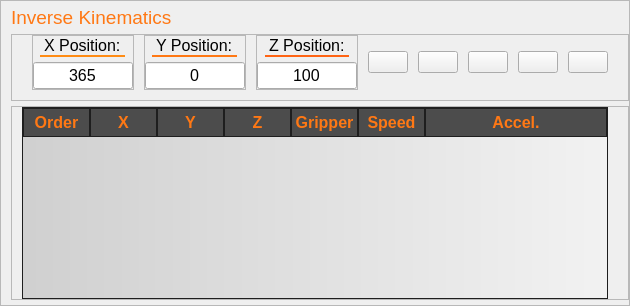
    <widget class="QFrame" name="bottomFrame">
     <property name="sizePolicy">
      <sizepolicy hsizetype="Preferred" vsizetype="Expanding">
       <horstretch>0</horstretch>
       <verstretch>0</verstretch>
      </sizepolicy>
     </property>
     <property name="styleSheet">
      <string notr="true">QFrame#bottomFrame{
background-color: rgba(55, 55, 55, 120);
}</string>
     </property>
     <property name="frameShape">
      <enum>QFrame::Shape::StyledPanel</enum>
     </property>
     <property name="frameShadow">
      <enum>QFrame::Shadow::Raised</enum>
     </property>
     <layout class="QVBoxLayout" name="verticalLayout_3">
      <property name="spacing">
       <number>5</number>
      </property>
      <property name="leftMargin">
       <number>10</number>
      </property>
      <property name="topMargin">
       <number>5</number>
      </property>
      <property name="rightMargin">
       <number>0</number>
      </property>
      <property name="bottomMargin">
       <number>5</number>
      </property>
      <item>
       <widget class="QLabel" name="inverseLabel">
        <property name="enabled">
         <bool>true</bool>
        </property>
        <property name="sizePolicy">
         <sizepolicy hsizetype="Fixed" vsizetype="Preferred">
          <horstretch>0</horstretch>
          <verstretch>0</verstretch>
         </sizepolicy>
        </property>
        <property name="font">
         <font>
          <family>Segoe UI</family>
          <pointsize>14</pointsize>
         </font>
        </property>
        <property name="styleSheet">
         <string notr="true">background-color: transparent;
color: rgb(255, 120, 20);</string>
        </property>
        <property name="text">
         <string>Inverse Kinematics</string>
        </property>
       </widget>
      </item>
      <item>
       <widget class="QFrame" name="positionsFrame">
        <property name="sizePolicy">
         <sizepolicy hsizetype="Preferred" vsizetype="Preferred">
          <horstretch>0</horstretch>
          <verstretch>0</verstretch>
         </sizepolicy>
        </property>
        <property name="styleSheet">
         <string notr="true">QLabel {
border-radius: 0px;
}</string>
        </property>
        <property name="frameShape">
         <enum>QFrame::Shape::StyledPanel</enum>
        </property>
        <property name="frameShadow">
         <enum>QFrame::Shadow::Raised</enum>
        </property>
        <layout class="QHBoxLayout" name="horizontalLayout_2">
         <property name="spacing">
          <number>10</number>
         </property>
         <property name="leftMargin">
          <number>20</number>
         </property>
         <property name="topMargin">
          <number>0</number>
         </property>
         <property name="rightMargin">
          <number>20</number>
         </property>
         <property name="bottomMargin">
          <number>10</number>
         </property>
         <item alignment="Qt::AlignmentFlag::AlignHCenter">
          <widget class="QFrame" name="xPositionFrame">
           <property name="frameShape">
            <enum>QFrame::Shape::StyledPanel</enum>
           </property>
           <property name="frameShadow">
            <enum>QFrame::Shadow::Raised</enum>
           </property>
           <layout class="QVBoxLayout" name="verticalLayout_9">
            <property name="spacing">
             <number>5</number>
            </property>
            <property name="leftMargin">
             <number>0</number>
            </property>
            <property name="topMargin">
             <number>0</number>
            </property>
            <property name="rightMargin">
             <number>0</number>
            </property>
            <property name="bottomMargin">
             <number>0</number>
            </property>
            <item alignment="Qt::AlignmentFlag::AlignHCenter">
             <widget class="QLabel" name="xPositionLabel">
              <property name="sizePolicy">
               <sizepolicy hsizetype="Fixed" vsizetype="Preferred">
                <horstretch>0</horstretch>
                <verstretch>0</verstretch>
               </sizepolicy>
              </property>
              <property name="font">
               <font>
                <pointsize>12</pointsize>
               </font>
              </property>
              <property name="styleSheet">
               <string notr="true">border-bottom: 2px solid rgb(255,140,20);</string>
              </property>
              <property name="text">
               <string>X Position:</string>
              </property>
             </widget>
            </item>
            <item>
             <widget class="QLineEdit" name="xPositionLineEdit">
              <property name="maximumSize">
               <size>
                <width>100</width>
                <height>16777215</height>
               </size>
              </property>
              <property name="font">
               <font>
                <pointsize>12</pointsize>
               </font>
              </property>
              <property name="toolTip">
               <string>Enter value from -365 to 365</string>
              </property>
              <property name="toolTipDuration">
               <number>2000</number>
              </property>
              <property name="text">
               <string>365</string>
              </property>
              <property name="maxLength">
               <number>4</number>
              </property>
              <property name="alignment">
               <set>Qt::AlignmentFlag::AlignCenter</set>
              </property>
              <property name="placeholderText">
               <string>X</string>
              </property>
             </widget>
            </item>
           </layout>
          </widget>
         </item>
         <item alignment="Qt::AlignmentFlag::AlignHCenter">
          <widget class="QFrame" name="yPositionFrame">
           <property name="frameShape">
            <enum>QFrame::Shape::StyledPanel</enum>
           </property>
           <property name="frameShadow">
            <enum>QFrame::Shadow::Raised</enum>
           </property>
           <layout class="QVBoxLayout" name="verticalLayout_10">
            <property name="spacing">
             <number>5</number>
            </property>
            <property name="leftMargin">
             <number>0</number>
            </property>
            <property name="topMargin">
             <number>0</number>
            </property>
            <property name="rightMargin">
             <number>0</number>
            </property>
            <property name="bottomMargin">
             <number>0</number>
            </property>
            <item alignment="Qt::AlignmentFlag::AlignHCenter">
             <widget class="QLabel" name="yPositionLabel">
              <property name="sizePolicy">
               <sizepolicy hsizetype="Fixed" vsizetype="Preferred">
                <horstretch>0</horstretch>
                <verstretch>0</verstretch>
               </sizepolicy>
              </property>
              <property name="font">
               <font>
                <pointsize>12</pointsize>
               </font>
              </property>
              <property name="styleSheet">
               <string notr="true">border-bottom: 2px solid rgb(255,120,20);</string>
              </property>
              <property name="text">
               <string>Y Position:</string>
              </property>
             </widget>
            </item>
            <item>
             <widget class="QLineEdit" name="yPositionLineEdit">
              <property name="maximumSize">
               <size>
                <width>100</width>
                <height>16777215</height>
               </size>
              </property>
              <property name="font">
               <font>
                <pointsize>12</pointsize>
               </font>
              </property>
              <property name="toolTip">
               <string>Enter value from -365 to 365</string>
              </property>
              <property name="toolTipDuration">
               <number>2000</number>
              </property>
              <property name="text">
               <string>0</string>
              </property>
              <property name="maxLength">
               <number>4</number>
              </property>
              <property name="alignment">
               <set>Qt::AlignmentFlag::AlignCenter</set>
              </property>
              <property name="placeholderText">
               <string>Y</string>
              </property>
             </widget>
            </item>
           </layout>
          </widget>
         </item>
         <item alignment="Qt::AlignmentFlag::AlignHCenter">
          <widget class="QFrame" name="zPositionFrame">
           <property name="frameShape">
            <enum>QFrame::Shape::StyledPanel</enum>
           </property>
           <property name="frameShadow">
            <enum>QFrame::Shadow::Raised</enum>
           </property>
           <layout class="QVBoxLayout" name="verticalLayout_12">
            <property name="spacing">
             <number>5</number>
            </property>
            <property name="leftMargin">
             <number>0</number>
            </property>
            <property name="topMargin">
             <number>0</number>
            </property>
            <property name="rightMargin">
             <number>0</number>
            </property>
            <property name="bottomMargin">
             <number>0</number>
            </property>
            <item alignment="Qt::AlignmentFlag::AlignHCenter">
             <widget class="QLabel" name="zPositionLabel">
              <property name="sizePolicy">
               <sizepolicy hsizetype="Fixed" vsizetype="Preferred">
                <horstretch>0</horstretch>
                <verstretch>0</verstretch>
               </sizepolicy>
              </property>
              <property name="font">
               <font>
                <pointsize>12</pointsize>
               </font>
              </property>
              <property name="styleSheet">
               <string notr="true">border-bottom: 2px solid rgb(255,100,20);</string>
              </property>
              <property name="text">
               <string>Z Position:</string>
              </property>
             </widget>
            </item>
            <item>
             <widget class="QLineEdit" name="zPositionLineEdit">
              <property name="maximumSize">
               <size>
                <width>100</width>
                <height>16777215</height>
               </size>
              </property>
              <property name="font">
               <font>
                <pointsize>12</pointsize>
               </font>
              </property>
              <property name="toolTip">
               <string>Enter value from 0 to 150</string>
              </property>
              <property name="toolTipDuration">
               <number>2000</number>
              </property>
              <property name="text">
               <string>100</string>
              </property>
              <property name="maxLength">
               <number>3</number>
              </property>
              <property name="alignment">
               <set>Qt::AlignmentFlag::AlignCenter</set>
              </property>
              <property name="placeholderText">
               <string>Z</string>
              </property>
             </widget>
            </item>
           </layout>
          </widget>
         </item>
         <item alignment="Qt::AlignmentFlag::AlignHCenter">
          <widget class="QPushButton" name="moveButton">
           <property name="toolTip">
            <string>Move to position</string>
           </property>
           <property name="toolTipDuration">
            <number>2000</number>
           </property>
           <property name="text">
            <string/>
           </property>
           <property name="icon">
            <iconset resource="resources.qrc">
             <normaloff>:/Icons/play.png</normaloff>:/Icons/play.png</iconset>
           </property>
           <property name="iconSize">
            <size>
             <width>30</width>
             <height>30</height>
            </size>
           </property>
          </widget>
         </item>
         <item alignment="Qt::AlignmentFlag::AlignHCenter">
          <widget class="QPushButton" name="homeButton">
           <property name="toolTip">
            <string>Move to home position</string>
           </property>
           <property name="toolTipDuration">
            <number>2000</number>
           </property>
           <property name="text">
            <string/>
           </property>
           <property name="icon">
            <iconset resource="resources.qrc">
             <normaloff>:/Icons/home.png</normaloff>:/Icons/home.png</iconset>
           </property>
           <property name="iconSize">
            <size>
             <width>30</width>
             <height>30</height>
            </size>
           </property>
          </widget>
         </item>
         <item alignment="Qt::AlignmentFlag::AlignHCenter">
          <widget class="QPushButton" name="loopButton">
           <property name="sizePolicy">
            <sizepolicy hsizetype="Expanding" vsizetype="Fixed">
             <horstretch>0</horstretch>
             <verstretch>0</verstretch>
            </sizepolicy>
           </property>
           <property name="toolTip">
            <string>Loop on selected positions</string>
           </property>
           <property name="toolTipDuration">
            <number>2000</number>
           </property>
           <property name="text">
            <string/>
           </property>
           <property name="icon">
            <iconset resource="resources.qrc">
             <normaloff>:/Icons/loop.png</normaloff>:/Icons/loop.png</iconset>
           </property>
           <property name="iconSize">
            <size>
             <width>30</width>
             <height>30</height>
            </size>
           </property>
          </widget>
         </item>
         <item alignment="Qt::AlignmentFlag::AlignHCenter">
          <widget class="QPushButton" name="saveButton">
           <property name="toolTip">
            <string>Save position</string>
           </property>
           <property name="toolTipDuration">
            <number>2000</number>
           </property>
           <property name="text">
            <string/>
           </property>
           <property name="icon">
            <iconset resource="resources.qrc">
             <normaloff>:/Icons/save.png</normaloff>:/Icons/save.png</iconset>
           </property>
           <property name="iconSize">
            <size>
             <width>30</width>
             <height>30</height>
            </size>
           </property>
          </widget>
         </item>
         <item alignment="Qt::AlignmentFlag::AlignHCenter">
          <widget class="QPushButton" name="clearButton">
           <property name="toolTip">
            <string>Clear all positions</string>
           </property>
           <property name="toolTipDuration">
            <number>2000</number>
           </property>
           <property name="text">
            <string/>
           </property>
           <property name="icon">
            <iconset resource="resources.qrc">
             <normaloff>:/Icons/clear.png</normaloff>:/Icons/clear.png</iconset>
           </property>
           <property name="iconSize">
            <size>
             <width>30</width>
             <height>30</height>
            </size>
           </property>
          </widget>
         </item>
        </layout>
       </widget>
      </item>
      <item>
       <widget class="QFrame" name="tableFrame">
        <property name="sizePolicy">
         <sizepolicy hsizetype="Preferred" vsizetype="Expanding">
          <horstretch>0</horstretch>
          <verstretch>0</verstretch>
         </sizepolicy>
        </property>
        <property name="frameShape">
         <enum>QFrame::Shape::StyledPanel</enum>
        </property>
        <property name="frameShadow">
         <enum>QFrame::Shadow::Raised</enum>
        </property>
        <layout class="QHBoxLayout" name="horizontalLayout_3">
         <property name="spacing">
          <number>10</number>
         </property>
         <property name="leftMargin">
          <number>10</number>
         </property>
         <property name="topMargin">
          <number>0</number>
         </property>
         <property name="rightMargin">
          <number>20</number>
         </property>
         <property name="bottomMargin">
          <number>0</number>
         </property>
         <item>
          <widget class="QTableWidget" name="positionsTable">
           <property name="font">
            <font>
             <family>Segoe UI</family>
             <pointsize>12</pointsize>
             <bold>false</bold>
            </font>
           </property>
           <property name="toolTip">
            <string>Double click to remove saved position or type to edit text in a cell</string>
           </property>
           <property name="toolTipDuration">
            <number>2000</number>
           </property>
           <property name="styleSheet">
            <string notr="true">QTableWidget {
    background-color: qlineargradient(spread:pad, x1:0, y1:0, x2:1, y2:0, stop:0 rgba(80, 80, 80, 50), stop:1 rgba(255, 255, 255, 50));
    alternate-background-color: rgba(60, 60, 60, 50); 
	border: 1px solid rgb(30, 30, 30);
	border-radius: 0 px;
}

QHeaderView::section {
    background-color: rgba(30, 30, 30, 200);
    color: rgb(255, 120, 20);
    padding: 2 px;
    border: 1px solid rgb(30, 30, 30);
}

QTableWidget::item:selected {
   background-color: rgba(255, 120, 20,100);
}

QTableWidget::item {
	color: white;
}
</string>
           </property>
           <property name="editTriggers">
            <set>QAbstractItemView::EditTrigger::AnyKeyPressed</set>
           </property>
           <property name="alternatingRowColors">
            <bool>true</bool>
           </property>
           <property name="selectionMode">
            <enum>QAbstractItemView::SelectionMode::SingleSelection</enum>
           </property>
           <property name="selectionBehavior">
            <enum>QAbstractItemView::SelectionBehavior::SelectRows</enum>
           </property>
           <property name="textElideMode">
            <enum>Qt::TextElideMode::ElideLeft</enum>
           </property>
           <property name="cornerButtonEnabled">
            <bool>true</bool>
           </property>
           <attribute name="horizontalHeaderVisible">
            <bool>true</bool>
           </attribute>
           <attribute name="horizontalHeaderDefaultSectionSize">
            <number>67</number>
           </attribute>
           <attribute name="horizontalHeaderStretchLastSection">
            <bool>true</bool>
           </attribute>
           <attribute name="verticalHeaderVisible">
            <bool>false</bool>
           </attribute>
           <column>
            <property name="text">
             <string>Order</string>
            </property>
            <property name="font">
             <font>
              <pointsize>12</pointsize>
              <bold>true</bold>
             </font>
            </property>
           </column>
           <column>
            <property name="text">
             <string>X</string>
            </property>
            <property name="font">
             <font>
              <family>Segoe UI</family>
              <pointsize>12</pointsize>
              <bold>true</bold>
             </font>
            </property>
           </column>
           <column>
            <property name="text">
             <string>Y</string>
            </property>
            <property name="font">
             <font>
              <family>Segoe UI</family>
              <pointsize>12</pointsize>
              <bold>true</bold>
             </font>
            </property>
           </column>
           <column>
            <property name="text">
             <string>Z</string>
            </property>
            <property name="font">
             <font>
              <pointsize>12</pointsize>
              <bold>true</bold>
             </font>
            </property>
           </column>
           <column>
            <property name="text">
             <string>Gripper</string>
            </property>
            <property name="font">
             <font>
              <pointsize>12</pointsize>
              <bold>true</bold>
             </font>
            </property>
           </column>
           <column>
            <property name="text">
             <string>Speed</string>
            </property>
            <property name="font">
             <font>
              <pointsize>12</pointsize>
              <bold>true</bold>
             </font>
            </property>
           </column>
           <column>
            <property name="text">
             <string>Accel.</string>
            </property>
            <property name="font">
             <font>
              <pointsize>12</pointsize>
              <bold>true</bold>
             </font>
            </property>
           </column>
          </widget>
         </item>
        </layout>
       </widget>
      </item>
     </layout>
    </widget>
